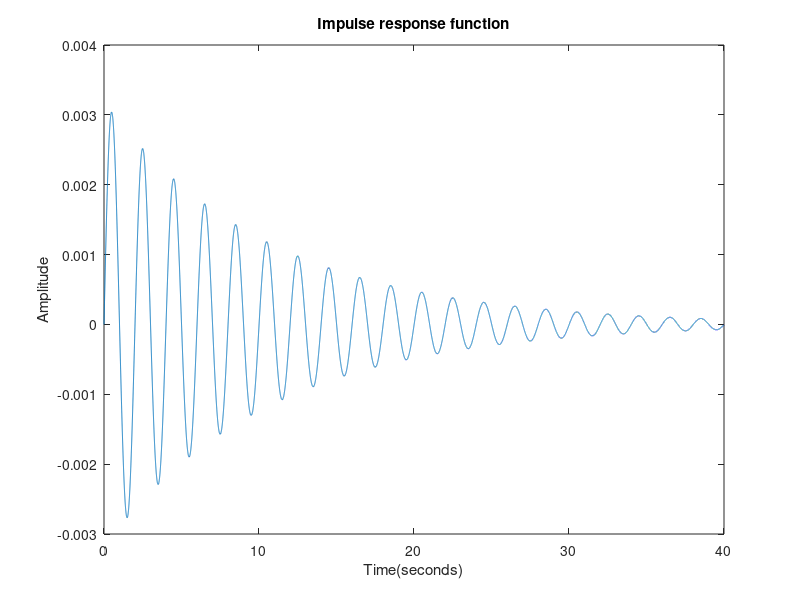
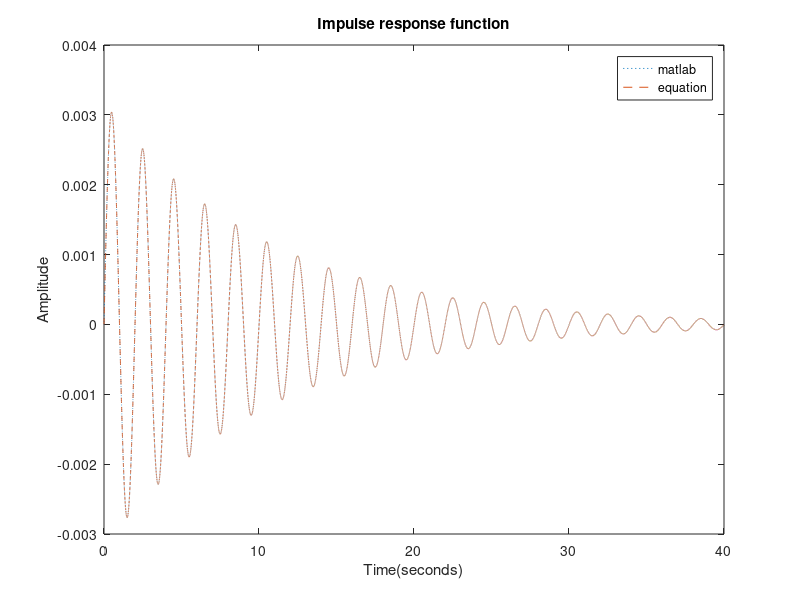
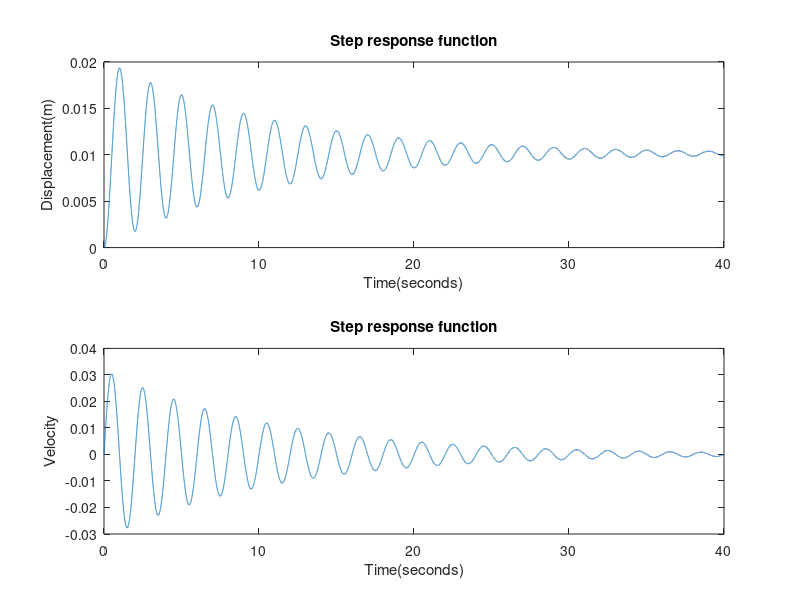
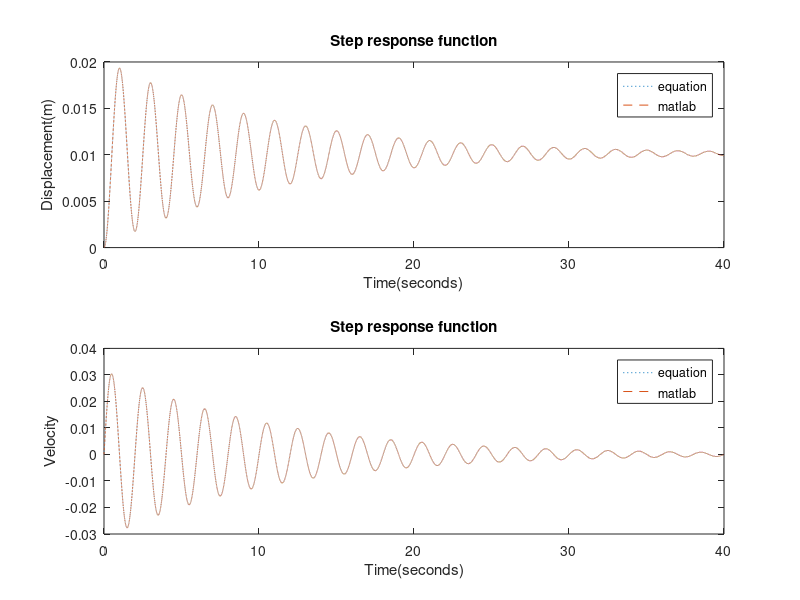

MATLAB code to generate these figures, in order: (Note: this script raises an error after producing the figures.)
clc; clear; close all;

m = 100; % kg
wn = 2 * pi * 0.5; % Hz
kxi = 0.03;

c = 2 * wn * kxi * m;
k = m * wn ^ 2;

wd = wn * sqrt(1 - kxi ^ 2);

t = 0 : 0.001 : 40;

p0 = 10; % p(t) = p0, where p0 = 10 N


%------------------
% (c)
%------------------
Hup = tf(1, [m, c, k]);

Hvp = tf([1 0], [m c k]);


%------------------
% (d)
%------------------
h = 1 / (m .* wd) .* exp(- kxi .* wn .* t) .* sin(wd .* t);

figure('Name','d');
plot(t, h);
title('Impulse response function');
xlabel('Time(seconds)');
ylabel('Amplitude');


%------------------
% (e)
%------------------
figure('Name','e');
h_tm = impulse(Hup, t);

plot(t, h_tm, ':', t, h,'--');
title('Impulse response function');
xlabel('Time(seconds)');
ylabel('Amplitude');
legend('matlab', 'equation');

%------------------
% (f)
%------------------
u = p0 ./ k .* (1 - exp(- kxi .* wn .* t) .* (cos(wd .* t) + kxi .* wn ./ wd .* sin(wd .* t)));
v = p0 ./ k .* (kxi .* wn .* exp(- kxi .* wn .* t) .* (cos(wd .* t) + kxi .* wn ./ wd .* sin(wd .* t)) - exp(- kxi .* wn .* t) .* (- wd .* sin(wd .* t) + kxi .* wn .* cos(wd .* t)));

figure('Name','f');
subplot(2, 1, 1);
plot(t, u);
title('Step response function');
xlabel('Time(seconds)');
ylabel('Displacement(m)');

subplot(2, 1, 2);
plot(t, v);
title('Step response function');
xlabel('Time(seconds)');
ylabel('Velocity');


%------------------
% (g)
%------------------
u_tm = p0 * step(Hup, t);
v_tm = p0 * step(Hvp, t);

figure('Name','g');
subplot(2, 1, 1);
plot(t, u, ':', t, u_tm,'--');
title('Step response function');
xlabel('Time(seconds)');
ylabel('Displacement(m)');
legend('equation', 'matlab');

subplot(2, 1, 2);
plot(t, v, ':', t, v_tm,'--');
title('Step response function');
xlabel('Time(seconds)');
ylabel('Velocity');
legend('equation', 'matlab');


%------------------
% (h)
%------------------
figure('Name','h');
plot(t, v_tm / p0, ':', t, h_tm,'--');
xlabel('Time(seconds)');
ylabel('Amplitude');
legend('g / 10', 'e');


%------------------
% (i)
%------------------
f = 0 : 0.001 : 10;
s = 1i .* 2 .* pi .* f;
Hu = 1 ./ (m .* s .^ 2 + c .* s + k);
Hv = s ./ (m .* s .^ 2 + c .* s + k);

figure('Name','i');
subplot(2, 2, 1);
plot(f, db(abs(Hu)));
title('displacement complex frequency response');
xlabel('frequency');
ylabel('magnitude(dB)');

subplot(2, 2, 2);
plot(f, db(abs(Hv)));
title('velocity complex frequency response');
xlabel('frequency');
ylabel('magnitude(dB)');

subplot(2, 2, 3);
plot(f, mod(angle(Hu) * 180 / pi + 180, 360) - 180);
title('displacement response phase angle');
xlabel('frequency');
ylabel('phase(deg)');

subplot(2, 2, 4);
plot(f, mod(angle(Hv) * 180 / pi + 180, 360) - 180);
title('displacement response phase angle');
xlabel('frequency');
ylabel('phase(deg)');


%------------------
% (j)
%------------------
Hu_m = squeeze(freqresp(Hup, 2 * pi * f));
Hv_m = squeeze(freqresp(Hvp, 2 * pi * f));

figure('Name','j');
subplot(2, 2, 1);
plot(f, db(abs(Hu)), ':', f, db(abs(Hu_m)),'--');
title('displacement complex frequency response');
xlabel('frequency');
ylabel('magnitude(dB)');
legend('equation', 'matlab');

subplot(2, 2, 2);
plot(f, db(abs(Hv)), ':', f, db(abs(Hv_m)),'--');
title('velocity complex frequency response');
xlabel('frequency');
ylabel('magnitude(dB)');
legend('equation', 'matlab');

subplot(2, 2, 3);
plot(f, mod(angle(Hu) * 180 / pi + 180, 360) - 180, ':', f, mod(angle(Hu_m) * 180 / pi + 180, 360) - 180,'--');
title('displacement response phase angle');
xlabel('frequency');
ylabel('phase(deg)');
legend('equation', 'matlab');

subplot(2, 2, 4);
plot(f, mod(angle(Hv) * 180 / pi + 180, 360) - 180, ':', f, mod(angle(Hv_m) * 180 / pi + 180, 360) - 180,'--');
title('displacement response phase angle');
xlabel('frequency');
ylabel('phase(deg)');
legend('equation', 'matlab');


%------------------
% (l)
%------------------
Ac = [0 1; -k/m -c/m];
Bc = [0; 1/m];
Cc = [eye(2); [-k/m -c/m]];
Dc = [0; 0; 1/m];
%==
sys = ss(Ac,Bc,Cc,Dc)

%------------------
% Form transfer function
% sys is a 3 x 1 system, in which the first, second, and third outputs are
% displacement, velocity, and acceleration.
%------------------
Hup_ss = tf(sys(1,:));
Hvp_ss = tf(sys(2,:));

%------------------
% Transfer function
%------------------
Hu_fss = squeeze(freqresp(sys(1, :), 2 * pi * f));
Hv_fss = squeeze(freqresp(sys(2, :), 2 * pi * f));
%==

figure('Name','l');
subplot(2, 2, 1);
plot(f, db(abs(Hu_fss)), ':', f, db(abs(Hu_m)),'--');
title('displacement complex frequency response');
xlabel('frequency');
ylabel('magnitude(dB)');
legend('l', 'j');

subplot(2, 2, 2);
plot(f, db(abs(Hv_fss)), ':', f, db(abs(Hv_m)),'--');
title('velocity complex frequency response');
xlabel('frequency');
ylabel('magnitude(dB)');
legend('l', 'j');

subplot(2, 2, 3);
plot(f, mod(angle(Hu_fss) * 180 / pi + 180, 360) - 180, ':', f, mod(angle(Hu_m) * 180 / pi + 180, 360) - 180,'--');
title('displacement response phase angle');
xlabel('frequency');
ylabel('phase(deg)');
legend('l', 'j');

subplot(2, 2, 4);
plot(f, mod(angle(Hv_fss) * 180 / pi + 180, 360) - 180, ':', f, mod(angle(Hv_m) * 180 / pi + 180, 360) - 180,'--');
title('displacement response phase angle');
xlabel('frequency');
ylabel('phase(deg)');
legend('l', 'j');
